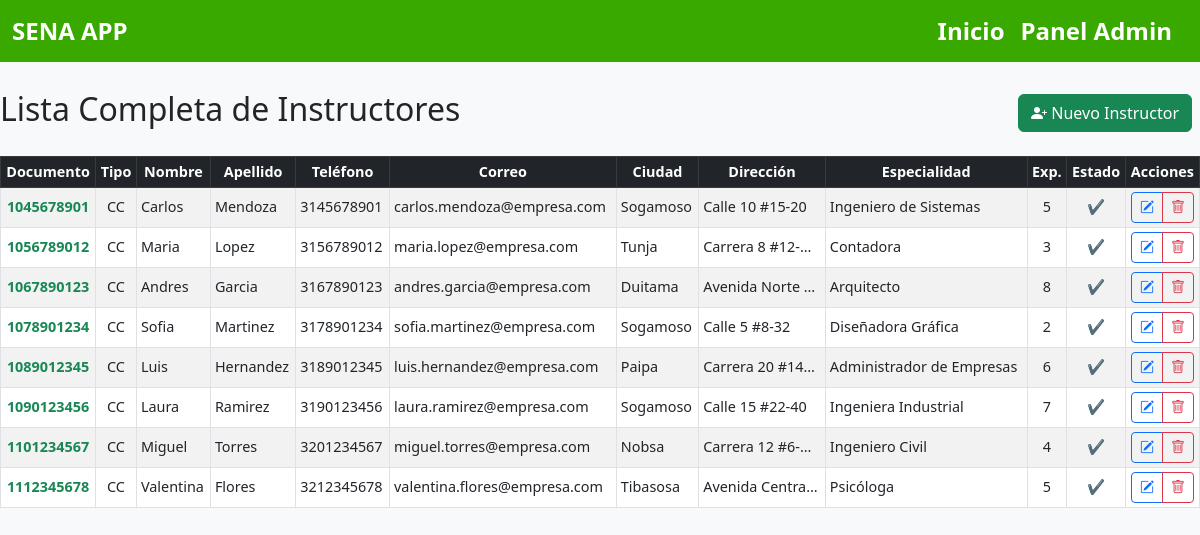
The app's page /instructores/ with its own data.
### instructores/models.py (models this page shows, shortened)
class Instructor(models.Model):
    TIPO_DOCUMENTO_CHOICES = [
        ('CC', 'Cedula de Ciudadania'),
        ('TI', 'Tarjeta de Identidad'),
        ('CE', 'Cedula de Extranjeria'),
        ('PA', 'Pasaporte')
    ]
    NIVEL_EDUCATIVO_CHOICES = [
        ('PRE', 'Pregrado'),
        ('TEC', 'Tecnico'),
        ('TEG', 'Tecnologo'),
        ('ESP', 'Especializacion'),
        ('MAE', 'Maestria'),
        ('DOC', 'Doctorado'),
    ]
    documento_identidad = models.CharField(max_length=20, unique=True)
    tipo_documento = models.CharField(max_length=3, choices=TIPO_DOCUMENTO_CHOICES, default='CC')
    nombre = models.CharField(max_length=100)
    apellido = models.CharField(max_length=100)
    telefono = models.CharField(max_length=10, null=True)
    correo = models.EmailField(null=True)
    fecha_nacimiento = models.DateField()
    ciudad = models.CharField(max_length=100, null=True)
    direccion = models.TextField(null=True)
    nivel_educativo = models.CharField(max_length=3, choices=NIVEL_EDUCATIVO_CHOICES, default='MAE')
    especialidad = models.CharField(max_length=100)
    anos_experiencia = models.PositiveIntegerField()
    activo = models.BooleanField(default=True)
    fecha_vinculacion = models.DateField()
    fecha_registro = models.DateTimeField(auto_now_add=True)

### instructores/views.py (the view)
# urls.py: path('', views.InstructorListView.as_view(), name='lista_instructores'),
class InstructorListView(ListView):
    model = Instructor
    template_name = 'instructores/all_instructores.html' # Ruta corregida
    context_object_name = 'instructores'

### instructores/Templates/instructores/all_instructores.html
{% extends "master.html" %}
{% block content %}
<div class="d-flex justify-content-between align-items-center mt-4 mb-3">
    <h2 class="section-title w-100 rounded-0">Lista Completa de Instructores</h2>
    <div class="d-flex flex-row p-2">
        <a href="{% url 'instructores:crear_instructor' %}" class="btn btn-success ms-2 text-nowrap">
            <i class="bi bi-person-plus-fill"></i> Nuevo Instructor
        </a>
    </div>
</div>
<div class="table-responsive">
    <table class="table table-striped table-bordered align-middle table-hover table-sm" style="font-size: 0.9rem;">
        <thead class="table-dark text-center">
            <tr>
                <th>Documento</th> <th>Tipo</th>
                <th>Nombre</th>
                <th>Apellido</th>
                <th>Teléfono</th>
                <th>Correo</th>
                <th>Ciudad</th>
                <th>Dirección</th>
                <th>Especialidad</th>
                <th>Exp.</th>
                <th>Estado</th>
                <th>Acciones</th> </tr>
        </thead>
        <tbody>
            {% for instructor in instructores %}
            <tr>
                <td class="text-center">
                    <a href="{% url 'instructores:detalle_instructor' instructor.id %}"
                       class="text-decoration-none fw-bold text-success">
                        {{ instructor.documento_identidad }}
                    </a>
                </td>
                <td class="text-center">{{ instructor.tipo_documento }}</td>
                <td>{{ instructor.nombre }}</td>
                <td>{{ instructor.apellido }}</td>
                <td>{{ instructor.telefono }}</td>
                <td>{{ instructor.correo }}</td>
                <td>{{ instructor.ciudad }}</td>
                <td title="{{ instructor.direccion }}">{{ instructor.direccion|truncatechars:15 }}</td>
                <td>{{ instructor.especialidad }}</td>
                <td class="text-center">{{ instructor.anos_experiencia }}</td>
                <td class="text-center">
                    {% if instructor.activo %}
                        <span class="text-success fw-bold">✔</span>
                    {% else %}
                        <span class="text-danger fw-bold">✘</span>
                    {% endif %}
                </td>
                <td class="text-center">
                    <div class="btn-group btn-group-sm" role="group">
                        <a href="{% url 'instructores:editar_instructor' instructor.id %}" class="btn btn-outline-primary" title="Editar">
                            <i class="bi bi-pencil-square"></i>
                        </a>
                        <a href="{% url 'instructores:eliminar_instructor' instructor.id %}" class="btn btn-outline-danger" title="Eliminar">
                            <i class="bi bi-trash"></i>
                        </a>
                    </div>
                </td>
            </tr>
            {% empty %}
            <tr>
                <td colspan="12" class="text-center p-4 bg-light text-muted">
                    <h3>No se encontraron datos</h3>
                </td>
            </tr>
            {% endfor %}
        </tbody>
    </table>
</div>
{% endblock %}

### aprendices/static/css/estilos.css (style rules this page uses)
body { background-color: #f8f9fa; }

### records on screen
Instructor: documento_identidad "1045678901", tipo_documento "CC", nombre "Carlos", apellido "Mendoza", telefono "3145678901", correo "carlos.mendoza@empresa.com", ciudad "Sogamoso", direccion "Calle 10 #15-20", especialidad "Ingeniero de Sistemas", anos_experiencia "5"
Instructor: documento_identidad "1056789012", tipo_documento "CC", nombre "Maria", apellido "Lopez", telefono "3156789012", correo "maria.lopez@empresa.com", ciudad "Tunja", direccion "Carrera 8 #12-…", especialidad "Contadora", anos_experiencia "3"
Instructor: documento_identidad "1067890123", tipo_documento "CC", nombre "Andres", apellido "Garcia", telefono "3167890123", correo "andres.garcia@empresa.com", ciudad "Duitama", direccion "Avenida Norte …", especialidad "Arquitecto", anos_experiencia "8"
Instructor: documento_identidad "1078901234", tipo_documento "CC", nombre "Sofia", apellido "Martinez", telefono "3178901234", correo "sofia.martinez@empresa.com", ciudad "Sogamoso", direccion "Calle 5 #8-32", especialidad "Diseñadora Gráfica", anos_experiencia "2"
Instructor: documento_identidad "1089012345", tipo_documento "CC", nombre "Luis", apellido "Hernandez", telefono "3189012345", correo "luis.hernandez@empresa.com", ciudad "Paipa", direccion "Carrera 20 #14…", especialidad "Administrador de Empresas", anos_experiencia "6"
Instructor: documento_identidad "1090123456", tipo_documento "CC", nombre "Laura", apellido "Ramirez", telefono "3190123456", correo "laura.ramirez@empresa.com", ciudad "Sogamoso", direccion "Calle 15 #22-40", especialidad "Ingeniera Industrial", anos_experiencia "7"
Instructor: documento_identidad "1101234567", tipo_documento "CC", nombre "Miguel", apellido "Torres", telefono "3201234567", correo "miguel.torres@empresa.com", ciudad "Nobsa", direccion "Carrera 12 #6-…", especialidad "Ingeniero Civil", anos_experiencia "4"
Instructor: documento_identidad "1112345678", tipo_documento "CC", nombre "Valentina", apellido "Flores", telefono "3212345678", correo "valentina.flores@empresa.com", ciudad "Tibasosa", direccion "Avenida Centra…", especialidad "Psicóloga", anos_experiencia "5"
